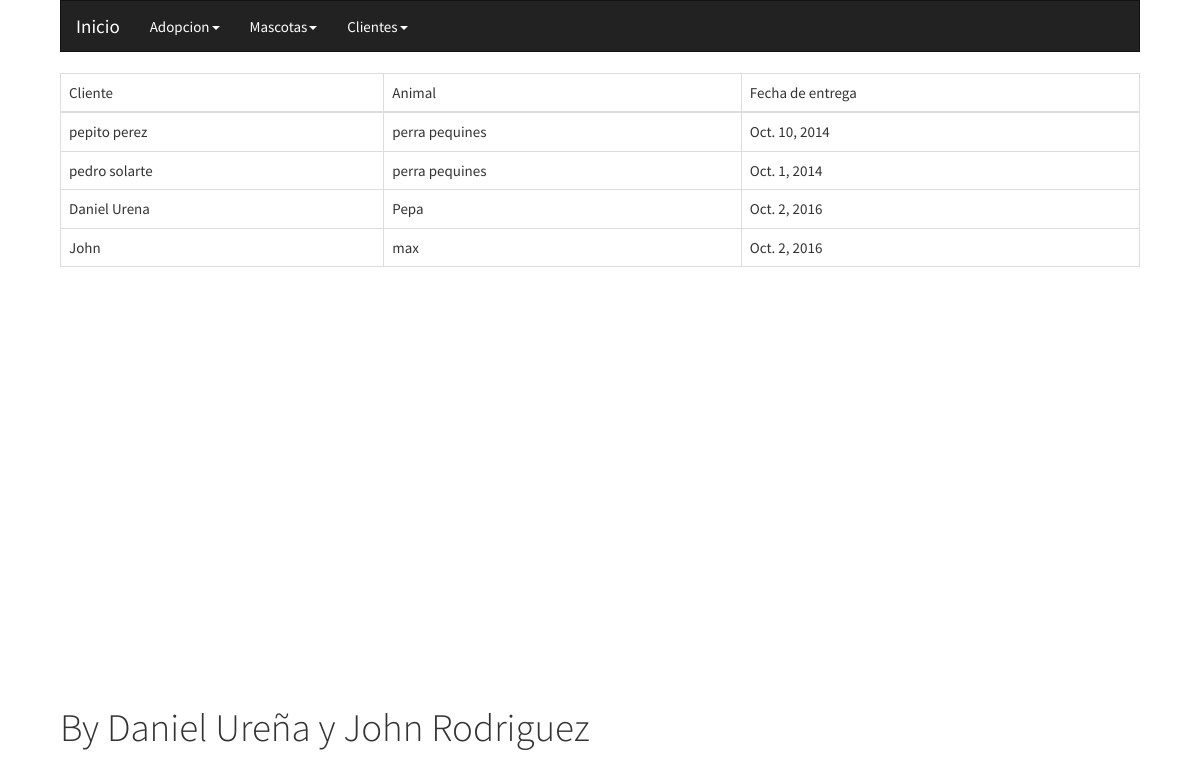
The page /inicio/list_adop on the database its author committed.
### tienda_mascotas/models.py (models this page shows)
class Adopcion(models.Model):
	cliente = models.ForeignKey(Cliente, null=True,blank=True, on_delete=models.CASCADE)
	animal = models.ForeignKey(Animal, null=True,blank=True, on_delete=models.CASCADE)
	fecha = models.DateField()

class Cliente(models.Model):
	documento = models.IntegerField()
	nombre = models.CharField(max_length=100)
	fecha_nacimiento = models.DateField()
	def __str__(self):
		return '{}'.format(self.nombre)

class Animal(models.Model):
	nombre = models.CharField(max_length=50)
	edad = models.IntegerField()
	fecha_ingreso = models.DateField()
	def __str__(self):
		return '{}'.format(self.nombre)

### tienda_mascotas/views.py (the view)
class Adopcion_list(ListView):
	model = Adopcion
	template_name = 'tienda/adopcion_list.html'

### templates/tienda/adopcion_list.html
{% extends 'base/base.html' %}
{%block content%}
	{% if object_list %}
	<table class="table table-bordered">
		<thead>
			<tr>
				<td>Cliente</td>
				<td>Animal</td>
				<td>Fecha de entrega</td>
			</tr>
		</thead>
		<tbody>
			{% for adopcion in object_list %}
				<tr>
					<td>{{adopcion.cliente}}</td>
					<td>{{adopcion.animal}}</td>
					<td>{{adopcion.fecha}}</td>
				</tr>
			{% endfor %}
		</tbody>
	</table>
	{% else %}
		<h1>No existen registros</h1>
	{% endif %}
{%endblock%}

### static/css/base.css (style rules this page uses)
body { margin: 0 auto !important; width: 90%; }

### rows shown on the page
Adopcion: cliente "pepito perez", animal "perra pequines", fecha "Oct. 10, 2014"
Adopcion: cliente "pedro solarte", animal "perra pequines", fecha "Oct. 1, 2014"
Adopcion: cliente "Daniel Urena", animal "Pepa", fecha "Oct. 2, 2016"
Adopcion: cliente "John", animal "max", fecha "Oct. 2, 2016"
